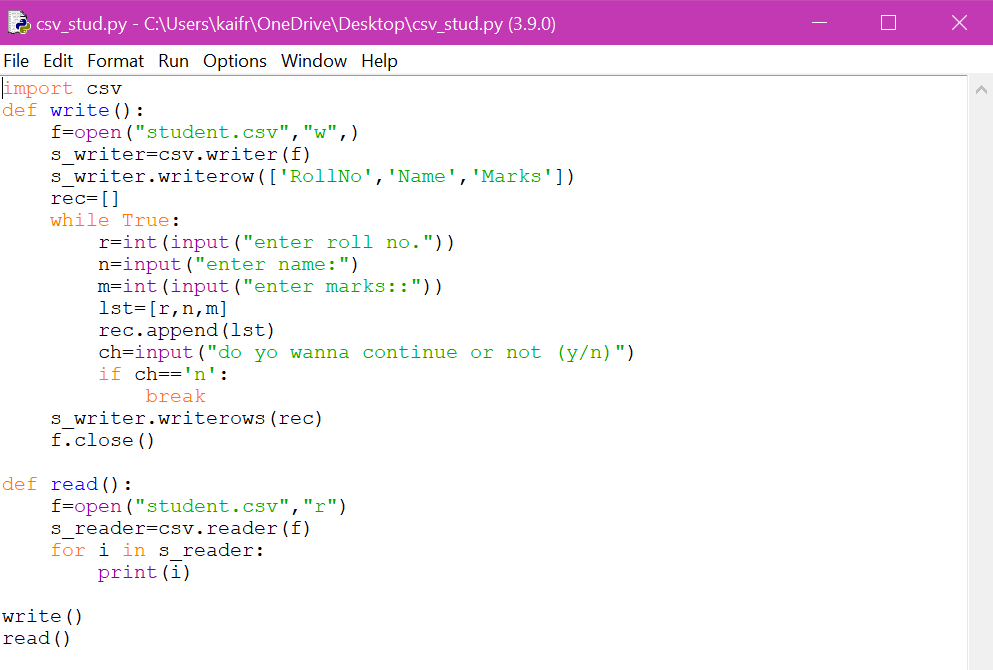
#> input picture project_rel/csv_stud.PNG, 993 x 670 px, given in place of the camera
$ python videocapture.py
#> lines starting #> are read from the running program, lines starting #| are printed output that depends on the picture; after the words box and inside, x2 and y2 are one past the last pixel; in counts of white or black regions, pixels touching at a corner belong together
# -*- coding: utf-8 -*-

#Created on Mon Dec  7 13:10:02 2020

#@author: kaifr

import cv2
import numpy as np

cap = cv2.VideoCapture(0)

while(True):
    _, frame = cap.read()
#> frame is the input picture: shape (670, 993, 3); mean B, G, R 245.4, 238.2, 246.6
    hsv_frame= cv2.cvtColor(frame, cv2.COLOR_BGR2HSV)
#> hsv_frame: shape (670, 993, 3); mean H, S, V 12, 16.5, 248.5

    # white colour
    low=np.array([0,42,0])
    high=np.array([179,255,255])
    mask=cv2.inRange(hsv_frame ,low , high)
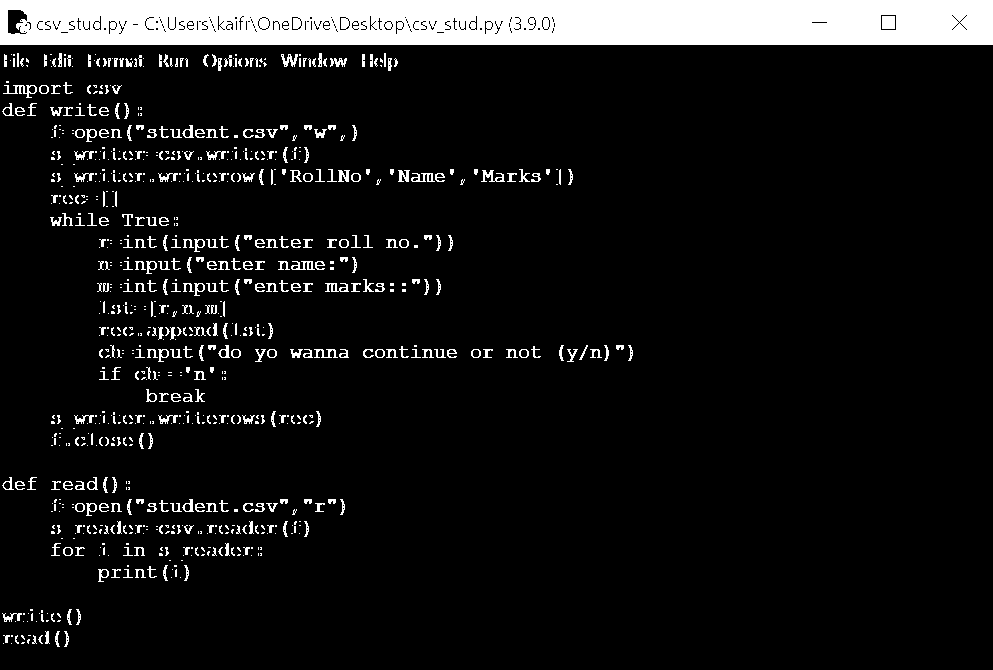
#> mask: shape (670, 993); 9.1% white; 863 white regions (505 under 20 px), largest, box (x1, y1, x2, y2) and area: (0, 0, 993, 45) 42902, (882, 16, 895, 29) 169, (3, 85, 37, 98) 157
    result= cv2.bitwise_and(frame , frame, mask=mask)
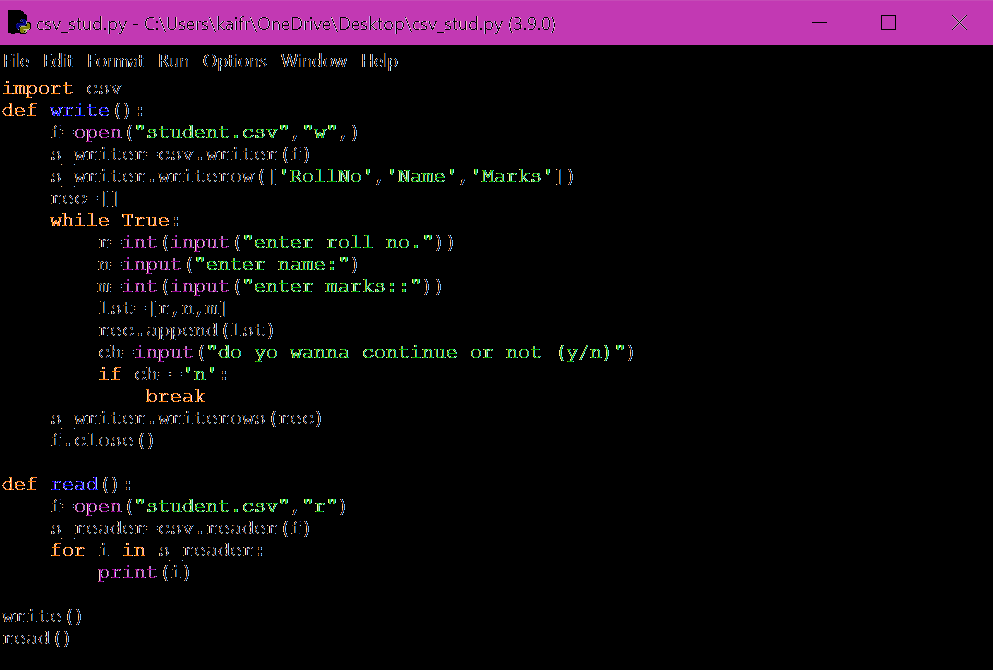
#> result: shape (670, 993, 3); mean B, G, R 14.9, 7.7, 16.1

    #blue colour
    low_blue=np.array([94,80,2])
    high_blue=np.array([126,255,255])
    blue_mask=cv2.inRange(hsv_frame , low_blue,high_blue)
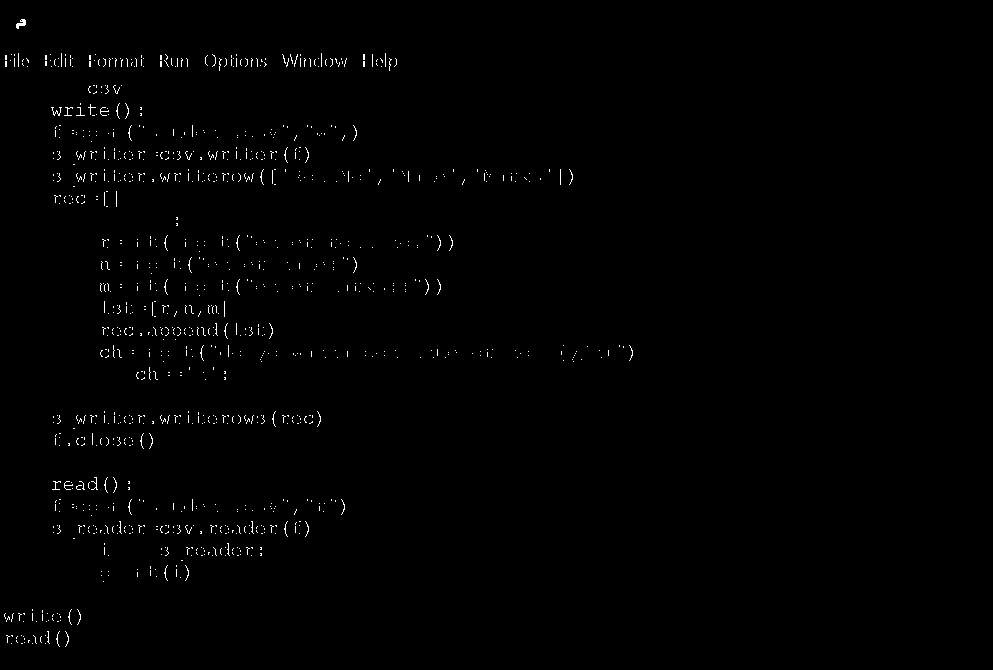
#> blue_mask: shape (670, 993); 0.69% white in thin lines or dots, all inside (x1, y1, x2, y2) = (4, 19, 633, 647)
    mask_b=cv2.bitwise_and(frame , frame, mask=blue_mask)
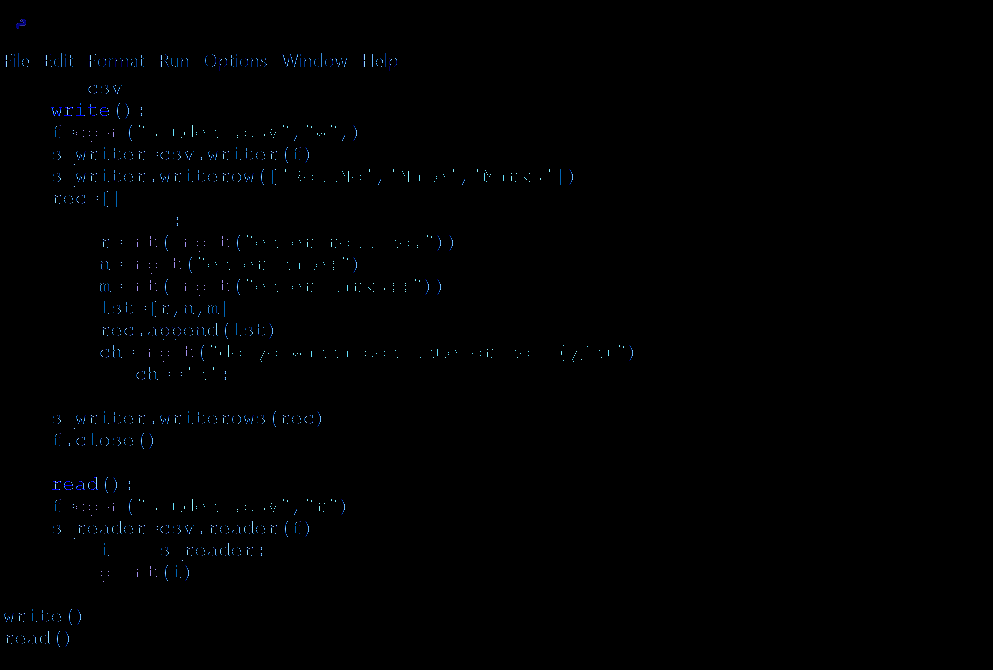
#> mask_b: shape (670, 993, 3); mean B, G, R 1.3, 0.9, 0.4
    cv2.imshow('frame', frame)
    cv2.imshow("blue",result)
    key = cv2.waitKey(1)
#> (key Esc is pressed here)
    if key == 27:
        break

cap.release()
cv2.destroyAllWindows()
